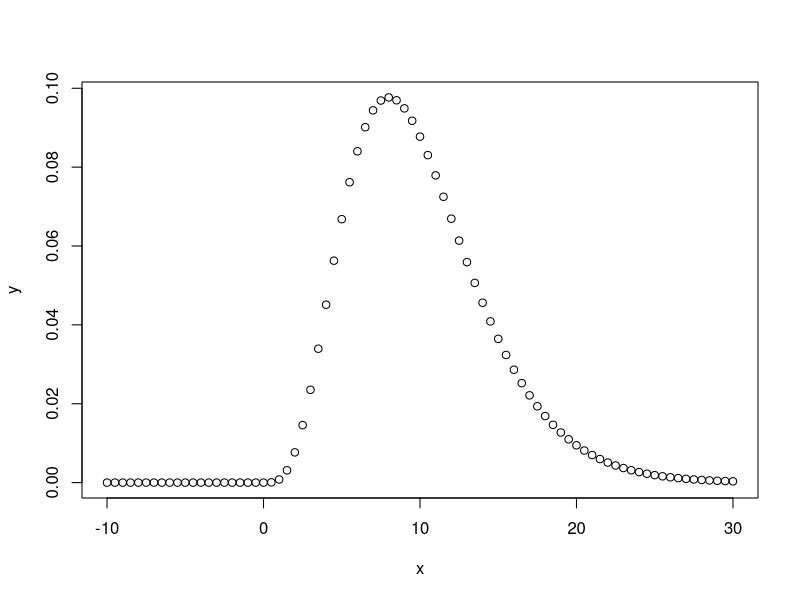
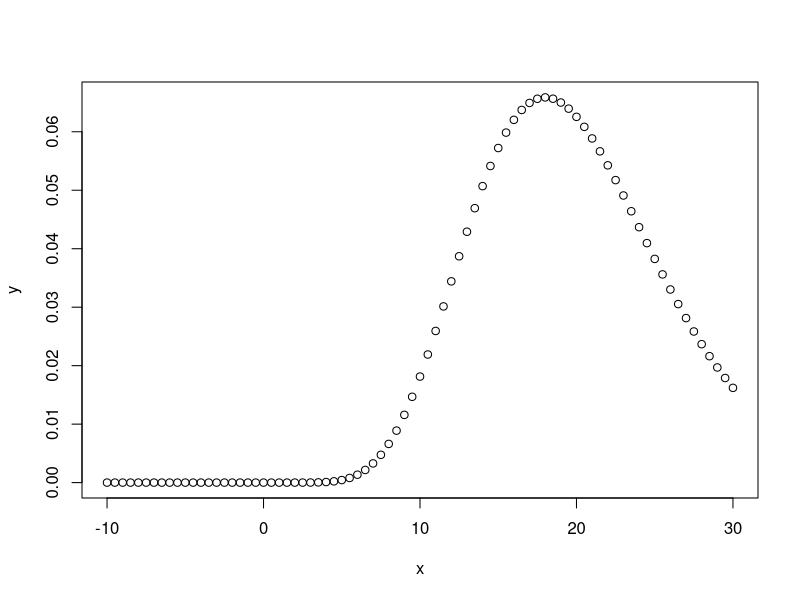
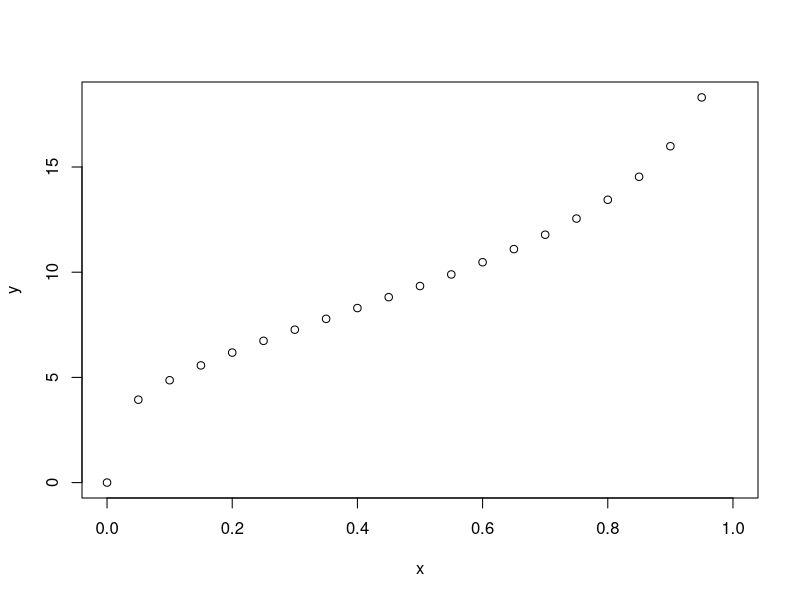

Generate these figures, in order, with R:
help(Chisquare)
# Chisquare Density function plot
x = seq(-10,30,by=.5)
y = dchisq(x,df=10)
plot(x, y)
y = dchisq(x,df=20)
plot(x, y)
# CDF
x = c(2,4,5,6)*4
pchisq(x,df=20)
# inverse cumulative probability distribution function
qchisq(0.05,df=10)
qchisq(0.95,df=10)
x = seq(0, 1, 0.05)
y = qchisq(x, df=10)
plot(x, y)
# random numbers can be generated using Chi-Squared distribution
rchisq(3,df=10)
rchisq(3,df=20)
rchisq(3,df=20)
